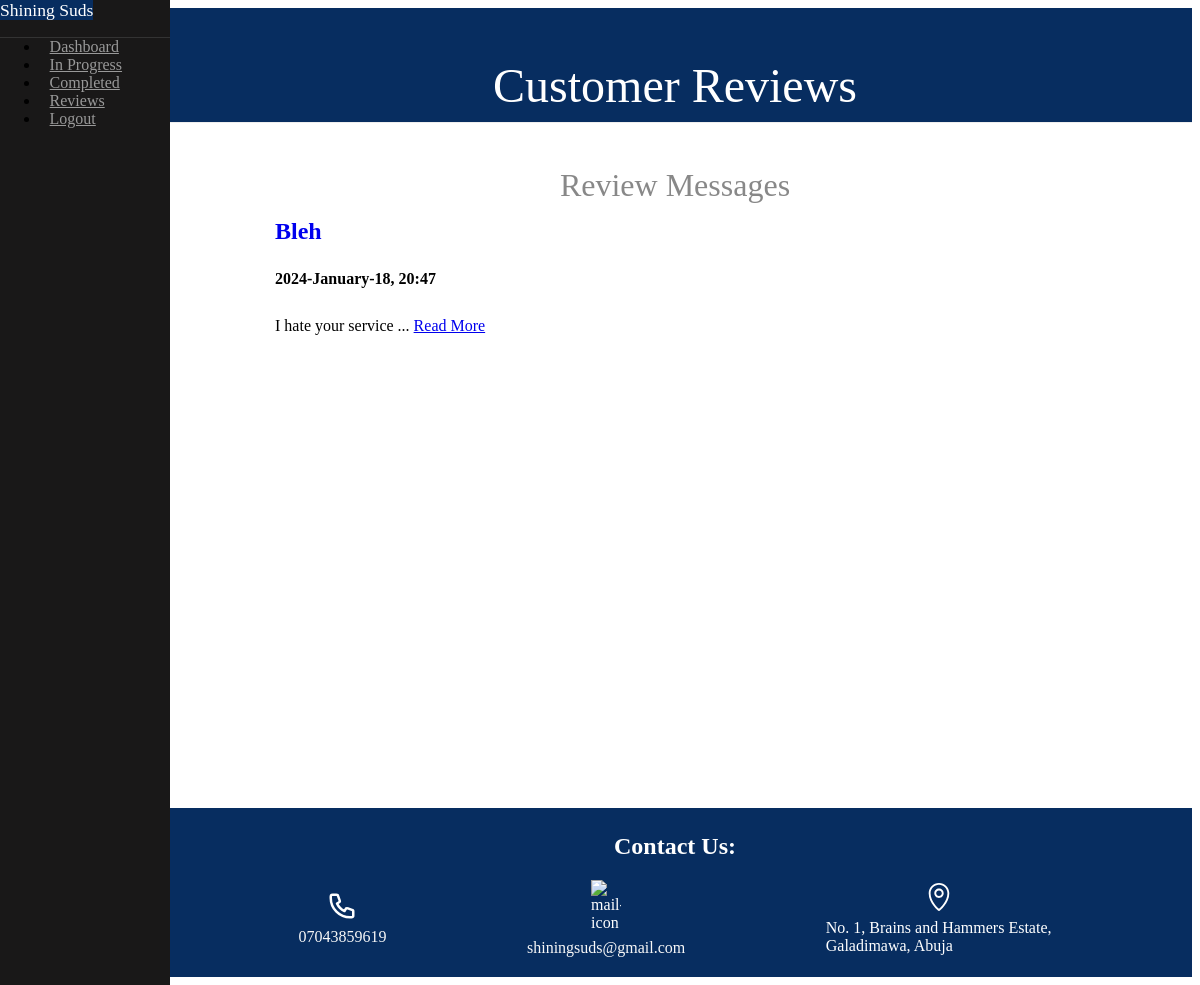
Page /admin/review (signed in) on the committed database.
### laundry/models.py (models this page shows, shortened)
class Message(db.Model):
    __tablename__ = 'messages'
    id = db.Column(db.Integer, primary_key=True)
    subject = db.Column(db.String)
    message = db.Column(db.Text(), nullable=False)
    timestamp = db.Column(db.DateTime, default=datetime.datetime.now())
    user_id = db.Column(db.Integer, db.ForeignKey('users.id', name='fk_user_id'))
    order_id = db.Column(db.Integer, db.ForeignKey('orders.id',
    name='fk_order_id'))
    user = db.relationship("User", uselist=False, backref="messages")
    order = db.relationship("Order", uselist=False, backref="message")

### laundry/admin/views.py (the view)
@admin.route('/review')
@login_required
def reviews():
    messages = Message.query.order_by(desc(Message.timestamp)).all()
    return render_template('admin/reviews.html', messages=messages)

### laundry/models.py (called while the page is built)
@login_manager.user_loader
def load_user(id):
    return User.get(id)

    def get(index: str | int) -> Query | None:
        return User.query.get(index) or User.query.filter_by(email=index).first()

### laundry/templates/admin/reviews.html (shortened to what this page needs)
{% extends "shared/base.html" %}
{% block content %}
<div id="main" style="min-height: 100vh;">
    <div class="header">
        <h1>Customer Reviews</h1>
    </div>
    <div class="content">
        <h1 class="content-subhead center">Review Messages</h1>
        {% for msg in messages %}
        <h2>
            <a href="{{ url_for('.review', id=msg.id) }}" style="text-decoration: none;">{{ msg.subject }}</a>
        </h2>
        <h4>
            {{ msg.timestamp.strftime("%Y-%B-%d") }},
            {{ msg.timestamp.strftime("%H:%M") }}
        </h4>
        <p>{{ msg.message[:250] }}... <a href="{{ url_for('.review', id=msg.id) }}">Read More</a></p>
        {% endfor %}
    </div>
</div>
{% endblock %}

### laundry/static/css/pure-custom.css (style rules this page uses)
body { color: #000000; }
.content { margin: 0 auto; padding: 0 2em; max-width: 800px; margin-bottom: 50px; line-height: 1.6em; }
.header { margin: 0; color: #333; text-align: center; padding: 2.5em 2em 0; border-bottom: 1px solid #eee; background-color: #072D60; font-family: Georgia, 'Times New Roman', Times, serif; }
.header h1 { margin: 0.2em 0; font-size: 3em; font-weight: 300; color: #ffffff; }
.content-subhead { margin: 50px 0 20px 0; font-weight: 300; color: #888; }
@media (min-width: 48em) { .header, .content { padding-left: 2em; padding-right: 2em; } }

### laundry/static/css/my_custom.css (style rules this page uses)
#main { min-height: 100vh; }
.center { display: flex; align-items: center; justify-content: center; }
::placeholder { color: #072D60; opacity: 0.7; }

### rows in the picture
Message: subject "Bleh", timestamp "2024-January-18", timestamp "20:47", message "I hate your service"
